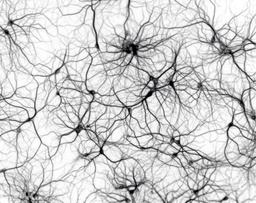
#> input picture other interesting stuff/Neuron_Classifier/data/image2.jpg, 256 x 203 px, shrunk from 1600 x 1269 before the run, found by its file name
$ python seg_test.py
#> lines starting #> are read from the running program, lines starting #| are printed output that depends on the picture; long printed decimals are rounded
#> in testImage, img is the input picture: PIL image 256x203 RGB; mean R, G, B 206.2, 206.2, 206.3
### other interesting stuff/Neuron_Classifier/segmentator.py
try:
    from PIL import Image
    from PIL import ImageDraw
    import numpy as np
except ImportError:
    import Image
    import ImageDraw
    print("IMPORT ERROR")

import numpy as np
import kmeans as ml1


class segmentator:
	def __init__(self, data):
		self.raw=data
		self.XDim=self.raw.shape[0] #vertical length
#> self.XDim = 203
		self.YDim=self.raw.shape[1] #horizontal length
#> self.YDim = 256
		self.raw_transformed=np.ones(shape=(self.XDim,self.YDim,3))
		self.convolution_whole(7)
		self.segment_image(3)
		#self.saveTransformedRawImage(1)
		self.saveSegmentedImage(1)


	#x,y=coordinates of pixel to be convoluted, img=image, n=size of convolution window
	def convolution_pointwise(self,x,y,n):
		s=10
		for k in range(3):
			sum=0.0
			iter=0
			for i in range(n):
				for j in range(n):
					if x+i>=0 and y+j >=0 and x+i<self.XDim and y+j<self.YDim:
						#sum=sum+(self.raw[x+i,y+j,k])*np.exp(-0.5*s*(n**2+i**2))
						sum=sum+(self.raw[x+i,y+j,k])
						iter=iter+1
			sum=sum/iter
			#if (sum>255):
			#	sum=255
			self.raw_transformed[x,y,k]=sum

	def convolution_whole(self,n):
#> called with n = 7
		for i in range(self.XDim):
			for j in range(self.YDim):
				self.convolution_pointwise(i,j,n)
			if i%10==0:
				print("Convolution percent done:",int((i/self.XDim)*100),"%")

	def segment_image(self,k):
#> called with k = 3
		meaner=ml1.kmeans(self.raw.reshape(self.XDim*self.YDim,3),k)

		meaner.run()
		#print(meaner.labels.shape)
		self.segmented_image=meaner.labels.reshape(self.XDim,self.YDim) #potential error
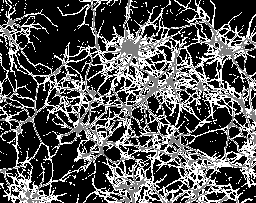
#> self.segmented_image: shape (203, 256) int64; min 0, max 2, mean 0.67; drawn with min black and max white
		print(meaner.centers)
#| [[235.739 235.737 235.766]
#|  [ 99.312  99.200  99.846]
#|  [182.561 182.546 182.674]]
		#print("internet kmeans centers:",ml1.k_means(np.random.randint(25, size=(10, 4), dtype=np.uint8),k,50))
		'''
		iter1=0
		iter2=0
		iter3=0
		print(meaner.labels.shape)
		for i in range(self.XDim):
			for j in range(self.YDim):
				if (self.segmented_image[i,j]==0):
					iter1=iter1+1
				elif (self.segmented_image[i,j]==1):
					iter2=iter2+1
				elif (self.segmented_image[i,j]==2):
					iter3=iter3+1
				else:
					print("HIYAT",self.segmented_image[i,j])
		print(iter1,iter2,iter3)
		'''
		#print(self.raw.reshape(self.XDim*self.YDim,3)[meaner.labels==2])
	#Given a label, return the color
	def returnColor(self,v):
		if (v==0):
			return [254,0,0]
		elif (v==1):
			return [0,10,0]
		elif (v==2):
			return [0,0,250]
		elif (v==3):
			return [60,80,100]
		elif (v==4):
			return [254,10,200]
		elif (v==5):
			return [20,234,30]
		else:
			print("HELS",v)
			return [0,0,0]

	# [9 lines left out: function saveTransformedRawImage, not called in this run]


	def saveSegmentedImage(self,index):
#> called with index = 1
		print("Saving image")
		colorimage=np.zeros((self.XDim,self.YDim,3),dtype=np.uint8)
		for i in range(self.XDim):
			for j in range(self.YDim):
				colorimage[i,j]=self.returnColor(self.segmented_image[i,j])
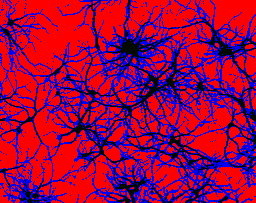
#> colorimage: shape (203, 256, 3); mean of channels 0, 1, 2 155.4, 1.1, 70.4; drawn as R, G, B
				#colorimage[i,j]=[255,255,255]
				#print(colorimage[i,j])


		Image.fromarray(colorimage, 'RGB').save('D://Documents//Uni//Programming//Machine Learning Tutorium//github Ordner//other interesting stuff//Neuron_Classifier//segmented_images//segmented_image'+str(index)+'.png',"PNG")


### other interesting stuff/Neuron_Classifier/kmeans.py
import numpy as np

class kmeans:
	def __init__(self,data,numberClusters):
		assert len(data)>=numberClusters, "You want more centers than you have data."
		assert len(data)>0 and numberClusters>0, "You need more than 0 centers or data."
		self.X=data
		self.k=numberClusters
		self.centers=self.X[np.random.choice(self.X.shape[0], self.k, replace=False), :] #Randomly select centers from data

	def run(self):
		iter=0
		#tempCenters=self.centers[:,None]

		for u in range(50):
			self.labels=np.argmin(np.linalg.norm(self.X-self.centers[:,None],axis=2),axis=0)
			result=np.zeros(shape=(self.k,len(self.X[0])))
			self.count=np.zeros(shape=(self.k,1))
			for index,x in enumerate(self.X):
				result[self.labels[index],:]+=self.X[index]
				self.count[self.labels[index]]+=1
			self.centers=result/np.array([k if k!= 0 else 1 for k in self.count])

	# [62 lines left out: functions run2, kmeans2, k_means, not called in this run]


### other interesting stuff/Neuron_Classifier/seg_test.py
try:
    from PIL import Image
    from PIL import ImageDraw
    import numpy as np
except ImportError:
    import Image
    import ImageDraw
    print("IMPORT ERROR")

import numpy as np
import segmentator as sg


def testImage():
	img=Image.open('D://Documents//Uni//Programming//Machine Learning Tutorium//github Ordner//other interesting stuff//Neuron_Classifier//data//image2.jpg')
	#print(Image.open('D://Documents//Uni//Programming//Machine Learning Tutorium//github Ordner//other interesting stuff//Neuron_Classifier//data//image1.jpg').size)

	segmented_image=sg.segmentator(np.asarray(img))

testImage()
